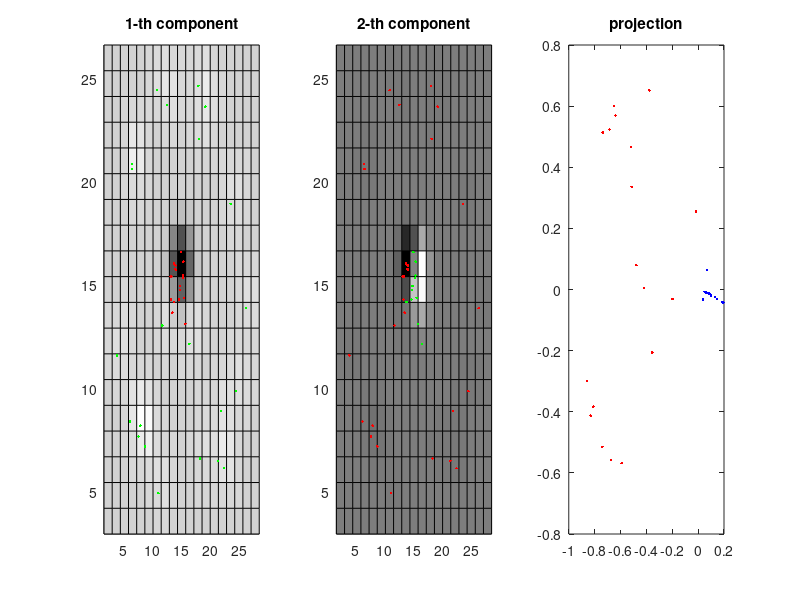

Source code (MATLAB):
function params = kpca(X,D_low,test_and_disp)
% KPCA - Kernel Principal Component Analysis

%% generate test data set
if nargin==0,
  testid=1;
  N=[20,20];
  D=2;
  if testid==1,
    sz=[N(1),1];
    tmp=randn(sz)+10;
    angle=rand(sz)*2*pi-pi;
    sumN=sum(sum(N));
    X=[tmp.*cos(angle), tmp.*sin(angle);randn([N(2),D])]+...
      repmat((randn([1,D])+15),[sumN,1]);
  elseif testid==2,
    sigma = rand([length(N),D]).*15.0+5.0;
    X=nan([sum(N),D]);
    for ii=1:length(N)
      X(sum(N(1:ii-1))+1:sum(N(1:ii)),:) = ...
          randn(N(ii),D)+repmat(sigma(ii,:),[N(ii),1]);  
    end
  end
  X=X(randperm(size(X,1)),:); % shuffle
  D_low=2;
  test_and_disp=1;
end
if nargin<3,if nargin<2,D_low=20;end,test_and_disp=1;end

%% shape of input data
sumN=size(X,1);
D=size(X,2);

%% using the Gaussian kernel to construct the kernel K
% K = zeros([sumN,sumN]);
% for r = 1:sumN
% for c = 1:r
% K(r,c) = exp(-sum(sum(((X(r,:) - X(c,:)).^2)))./2);
% K(c,r) = K(r,c);
% end
% end
K=exp(-0.5*(sum(X.^2,2)*ones(1,sumN)+ones(sumN,1)*sum(X.^2,2)'-2*(X*X')));

%% centering in feature space
unit = ones([sumN,sumN])./sumN;
Kc = K - unit*K - K*unit + unit*K*unit;

%% obtaining the low dimensional projection
[eigvec eigval]=eig(Kc);
eigval=real(diag(eigval));
% normalize
% for i=1:sumN, eigvec(:,i) = eigvec(:,i)/(sqrt(eigval(i))); end 
% eigvec=eigvec./repmat(sqrt(eigval(:))',[sumN,1]);
eigvec=eigvec.*repmat((eigval(:).^(-.5))',[sumN,1]);
[~, idx] = sort(eigval,'descend');
eigvec = eigvec(:,idx);

%% projecting the data in lower dimensions
Vk=eigvec(:,1:min(D_low,D));
beta = K*Vk; proj=beta;

%% pre-image computation
% DIST=zeros(sumN,sumN);
% for k=1:size(X,2), [a,b]=meshgrid(X(:,k)); DIST=DIST+(a-b).^2; end
% DIST=DIST.^0.5;
% DIST=DIST+diag(ones(sumN,1)*inf);
% para=10*median(min(DIST));

% maxiter=200;
% preimages=nan([sumN,D]);
% for item=1:sumN
%   gamma=zeros([1,sumN]);
%   for ii=1:sumN,gamma(ii) = Vk(ii,:)*beta(item,:)';end
%   z=mean(X)';
%   for iter=1:maxiter
%     z_old = z;
%     xx=bsxfun(@minus,X',z);
%     xx=xx.^2;
%     xx=-sum(xx)/(2*para.^2);
%     xx=exp(xx);
%     xx=xx.^gamma;
    
%     z=xx*X/sum(xx);
%     z=z';
%     if norm(z_old-z)/norm(z)<1e-5,break;end
%   end
%   preimages(item,:)=z;
% end

%% construct output parameters
params.proj=beta;
params.K=K;
params.eigvec=eigvec(:,1:min(D_low,D));
params.sumN=sumN;
params.X=X;

% test and display
%%%%%%%%%%%%%%%%%%%%%%%%%%%%%%%%%%%%%%%%%%%%%%%%%%%%%%%
if test_and_disp

%% options
planar_disp=1;
nlevels = 20;

%% generate grid data for testing
minX=min(X);
maxX=max(X);
bound=(maxX-minX)*0.1;
range_row=linspace(minX(1)-bound(1),maxX(1)+bound(1),20);
range_col=linspace(minX(2)-bound(2),maxX(2)+bound(2),20);
[X_map_test,Y_map_test]=meshgrid(range_row,range_col);
sumN_test=size(X_map_test,1)*size(X_map_test,2);
X_test = [reshape(X_map_test,[sumN_test,1]), ...
          reshape(Y_map_test,[sumN_test,1]),zeros([sumN_test,size(X,2)-2])];
%% start testing 
% K_test = zeros([sumN_test,sumN]);
% for r = 1:sumN_test
% for c = 1:sumN
%   K_test(r,c) = exp(-0.5*sum(sum(((X_test(r,:) - X(c,:)).^2))));
% end
% end
K_test=exp(-0.5*(sum(X_test.^2,2)*ones(1,sumN)+...
                 ones(sumN_test,1)*sum(X.^2,2)'-2*(X_test*X')));

unit_test = ones([sumN_test,sumN])./sumN;
K_test_center=K_test-unit_test*K-K_test*unit+unit_test*K*unit;
proj_test=K_test_center*eigvec(:,1:min(D_low,D));

%% display
clf;
if 0,shading('faceted');else,shading('interp');end
colormap('gray'),

disptest=1;
%% show each component
for ii=1:2
lower=find(proj(:,ii)<=0);
upper=find(proj(:,ii)>0);
subplot(1,3,ii),
hold on,
if disptest
axis([minX(1)-bound(1),maxX(1)+bound(1),minX(2)-bound(2),maxX(2)+bound(2)]),
if planar_disp
  pcolor(range_row,range_col,reshape(proj_test(:,ii),size(X_map_test)))
else
  surf(range_row,range_col,reshape(proj_test(:,ii),size(X_map_test))),view(3)
end
end
% contour(range_row,range_col,...
%         reshape(proj_test(:,2),size(X_map_test)),nlevels,'b')
plot(X(lower,1),X(lower,2), 'r.',X(upper,1),X(upper,2), 'g.'),
title([num2str(ii) '-th component'])
hold off;
end

%% projection in feature space
lower=find(proj(:,1)<=0);
upper=find(proj(:,1)>0);
subplot(133),
plot(proj(lower,1),proj(lower,2),'r.',proj(upper,1),proj(upper,2),'b.'),
title('projection');

end % test_and_disp

